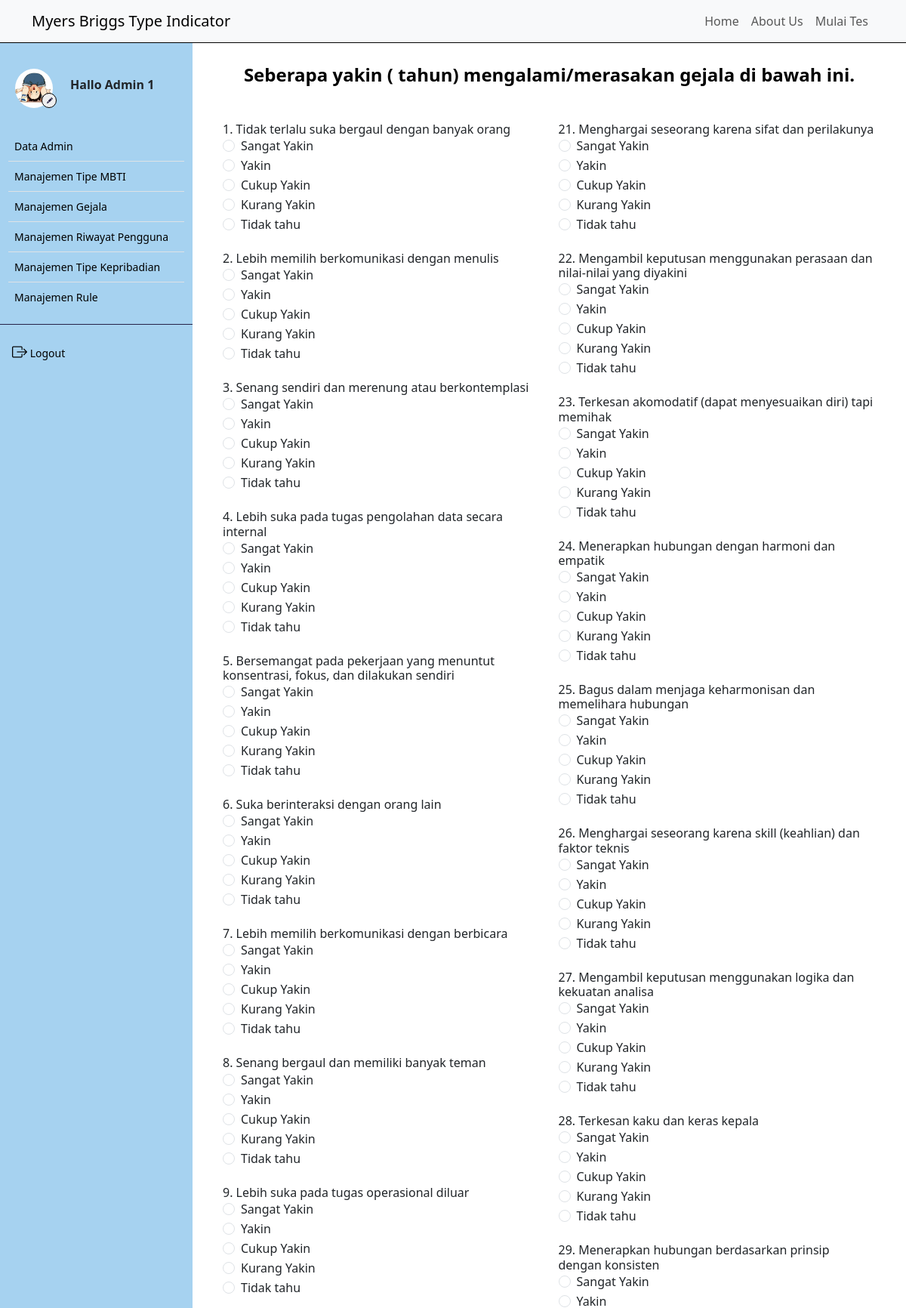
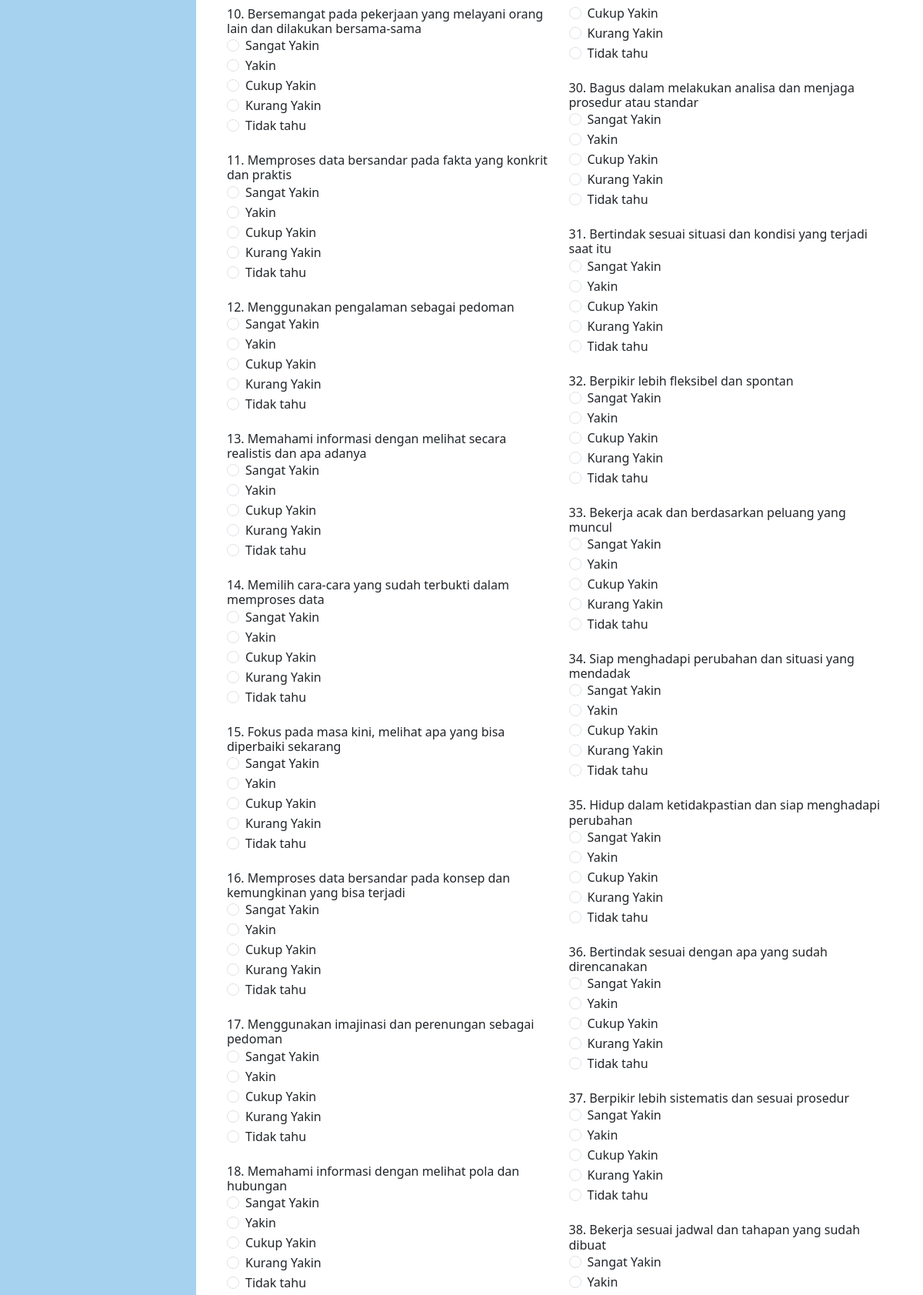
Page /tes.php (signed in, upper part) on the committed database (2 pictures, top to bottom).
### tables this page shows
CREATE TABLE `user` (
  `iduser` int(11) NOT NULL,
  `nama` varchar(50) NOT NULL,
  `username` varchar(50) NOT NULL,
  `password` varchar(100) NOT NULL,
  `email` varchar(50) NOT NULL,
  `foto` varchar(50) NOT NULL
);

CREATE TABLE `gejala` (
  `id_gejala` int(11) NOT NULL,
  `id_kepribadian` int(11) NOT NULL,
  `kode_gejala` varchar(20) NOT NULL,
  `gejala` text NOT NULL,
  `nilai_pakar` double NOT NULL
);

### controller/main.php (called while the page is built, shortened)
<?php
$conn = mysqli_connect("localhost", "root", "", "mbti");
function query($query)
{
    global $conn;
    $result = mysqli_query($conn, $query);
    $rows = [];
    while ($row = mysqli_fetch_assoc($result)) {
        $rows[] = $row;
    }
    return $rows;
}
function dekripsi($kata)
{
    $string = base64_decode($kata);
    $key = substr($string, 0, 44);
    $enkripsi = substr($string, 44);
    $hasil = openssl_decrypt($enkripsi, 'AES-256-CBC', $key, 0, substr($key, 0, 16));
    return $hasil;
}
function jumlah_data($data)
{
    global $conn;
    $query = mysqli_query($conn, $data);
    $jumlah_data = mysqli_num_rows($query);
    return $jumlah_data;
}
?>

### tes.php (the view, shortened to what this page needs)
<?php
    $jumlah_gejala = jumlah_data("SELECT * FROM gejala");
    $jumlah_gejala2 = ceil($jumlah_gejala / 2);
    $pertanyaan1 = query("SELECT * FROM gejala ORDER BY id_kepribadian ASC LIMIT $jumlah_gejala2 ");
    $pertanyaan2 = query("SELECT * FROM gejala ORDER BY id_kepribadian ASC LIMIT $jumlah_gejala2 OFFSET $jumlah_gejala2");
?>
<!DOCTYPE html>
<html lang="en">
<head>
    <link href="https://cdn.jsdelivr.net/npm/bootstrap@5.3.2/dist/css/bootstrap.min.css" rel="stylesheet"
 />
    <link rel="stylesheet" href="https://cdn.jsdelivr.net/npm/bootstrap-icons@1.9.1/font/bootstrap-icons.css" />
    <link rel="stylesheet" href="style.css">
</head>
<body>
    <div class="content">
        <?php
        require_once('navbar/navbar.php');
        ?>
        <div class="main-container m-0">
            <div class="d-flex">
                <?php
                    if (isset($_COOKIE['SPmbti'])) {
                        require_once('navbar/sidebar.php');
                    }
                ?>
                <div class="contents" style="margin: 75px 0; padding: 10px 40px;">
                    <form method="post" action="">
                        <h4 class="text-center fw-bold" style="color: black;">Seberapa yakin <?= $_POST['nama']; ?> (<?= $_POST['umur']; ?> tahun) mengalami/merasakan
                            gejala di bawah ini.</h4>
                        <div class="row mt-5">
                            <div class="col-6">
                                <?php
                                    $i = 1;
                                    foreach($pertanyaan1 as $p1) :
                                ?>
                                    <h6 class="m-0 fw-medium">
                                        <?= $i; ?>. <?= $p1['gejala']; ?>
                                    </h6>
                                    <div class="form-check">
                                        <input class="form-check-input" type="radio" value="1" id="<?= $p1['kode_gejala']; ?>_1" name="<?= $p1['kode_gejala']; ?>"
                                            required>
                                        <label class="form-check-label" for="<?= $p1['kode_gejala']; ?>_1">
                                            Sangat Yakin
                                        </label>
                                    </div>
                                    <div class="form-check">
                                        <input class="form-check-input" type="radio" value="0.8" id="<?= $p1['kode_gejala']; ?>_2" name="<?= $p1['kode_gejala']; ?>"
                                            required>
                                        <label class="form-check-label" for="<?= $p1['kode_gejala']; ?>_2">
                                            Yakin
                                        </label>
                                    </div>
                                    <div class="form-check">
                                        <input class="form-check-input" type="radio" value="0.6" id="<?= $p1['kode_gejala']; ?>_3" name="<?= $p1['kode_gejala']; ?>"
                                            required>
                                        <label class="form-check-label" for="<?= $p1['kode_gejala']; ?>_3">
                                            Cukup Yakin
                                        </label>
                                    </div>
                                    <div class="form-check">
                                        <input class="form-check-input" type="radio" value="0.4" id="<?= $p1['kode_gejala']; ?>_4" name="<?= $p1['kode_gejala']; ?>"
                                            required>
                                        <label class="form-check-label" for="<?= $p1['kode_gejala']; ?>_4">
                                            Kurang Yakin
                                        </label>
                                    </div>
                                    <div class="form-check mb-4">
                                        <input class="form-check-input" type="radio" value="0.2" id="<?= $p1['kode_gejala']; ?>_5" name="<?= $p1['kode_gejala']; ?>"
                                            required>
                                        <label class="form-check-label" for="<?= $p1['kode_gejala']; ?>_5">
                                            Tidak tahu
                                        </label>
                                    </div>
                                <?php
                                    $i++;
                                    endforeach;
                                ?>
                            </div>
                            <div class="col-6">
                            <?php
                                    foreach($pertanyaan2 as $p2) :
                                ?>
                                    <h6 class="m-0 fw-medium">
                                        <?= $i; ?>. <?= $p2['gejala']; ?>
                                    </h6>
                                    <div class="form-check">
                                        <input class="form-check-input" type="radio" value="1" id="<?= $p2['kode_gejala']; ?>_1" name="<?= $p2['kode_gejala']; ?>"
                                            required>
                                        <label class="form-check-label" for="<?= $p2['kode_gejala']; ?>_1">
                                            Sangat Yakin
                                        </label>
                                    </div>
                                    <div class="form-check">
                                        <input class="form-check-input" type="radio" value="0.8" id="<?= $p2['kode_gejala']; ?>_2" name="<?= $p2['kode_gejala']; ?>"
                                            required>
                                        <label class="form-check-label" for="<?= $p2['kode_gejala']; ?>_2">
                                            Yakin
                                        </label>
                                    </div>
                                    <div class="form-check">
                                        <input class="form-check-input" type="radio" value="0.6" id="<?= $p2['kode_gejala']; ?>_3" name="<?= $p2['kode_gejala']; ?>"
                                            required>
                                        <label class="form-check-label" for="<?= $p2['kode_gejala']; ?>_3">
                                            Cukup Yakin
                                        </label>
                                    </div>
                                    <div class="form-check">
                                        <input class="form-check-input" type="radio" value="0.4" id="<?= $p2['kode_gejala']; ?>_4" name="<?= $p2['kode_gejala']; ?>"
                                            required>
                                        <label class="form-check-label" for="<?= $p2['kode_gejala']; ?>_4">
                                            Kurang Yakin
                                        </label>
                                    </div>
                                    <div class="form-check mb-4">
                                        <input class="form-check-input" type="radio" value="0.2" id="<?= $p2['kode_gejala']; ?>_5" name="<?= $p2['kode_gejala']; ?>"
                                            required>
                                        <label class="form-check-label" for="<?= $p2['kode_gejala']; ?>_5">
                                            Tidak tahu
                                        </label>
                                    </div>
                                <?php
                                    $i++;
                                    endforeach;
                                ?>
                            </div>
                        </div>
                    </form>
                </div>
            </div>
</body>
</html>

### navbar/sidebar.php (shortened to what this page needs)
<?php
require_once 'controller/main.php';
$id_user = dekripsi($_COOKIE['SPmbti']);
$user = query("SELECT * FROM user WHERE iduser = $id_user")[0];
?>
<div class="sidebar" id="side_nav">
    <div class="content-side">
        <div class="profil pt-4">
            <div class="row d-flex align-items-center">
                <div class="col-sm-4 me-0">
                    <img src="image/<?= $user['foto']; ?>" class="rounded-circle" alt="profi">
                    <a href="profil">
                        <button class="rounded-circle"><i class="bi bi-pencil-fill"></i></button>
                    </a>
                </div>
                <div class="col-sm-8 m-0">
                    <h6 class="fw-bold">
                        Hallo
                        <?= $user['nama']; ?>
                    </h6>
                </div>
            </div>
        </div>
        <div class="">
            <ul class="list-group list-group-flush pt-4 fw-medium">
                <li class="list-group-item">
                    <a href="admin/data_admin.php" class="text-decoration-none d-block">
                        <span>Data Admin</span>
                    </a>
                </li>
                <li class="list-group-item">
                    <a href="tipe_mbti" class="text-decoration-none d-block">
                        <span>Manajemen Tipe MBTI</span>
                    </a>
                </li>
                <li class="list-group-item">
                    <a href="gejala" class="text-decoration-none d-block">
                        <span>Manajemen Gejala</span>
                    </a>
                </li>
                <li class="list-group-item">
                    <a href="riwayat" class="text-decoration-none d-block">
                        <span>Manajemen Riwayat Pengguna</span>
                    </a>
                </li>
                <li class="list-group-item">
                    <a href="tipe_kepribadian" class="text-decoration-none d-block">
                        <span>Manajemen Tipe Kepribadian</span>
                    </a>
                </li>
                <li class="list-group-item">
                    <a href="rule" class="text-decoration-none d-block">
                        <span>Manajemen Rule</span>
                    </a>
                </li>
            </ul>
        </div>
        <hr class="hr-color">
        <ul class="list-unstyled fw-medium pb-5">
            <li>
                <a href="logout.php" class="text-decoration-none d-block">
                    <i class="bi bi-box-arrow-right fs-5"></i>
                    <span>Logout</span>
                </a>
            </li>
        </ul>
    </div>
</div>

### style.css (style rules this page uses)
.content, .contents { min-height: 100vh; width: 100%; }
.sidebar { background: #7ebeeab0; min-width: 255px; max-width: 255px; transition: all ease-in 0.3s; min-height: 100vh; }
hr.hr-color { color: #272247; opacity: 1; }
.sidebar ul { padding: 0 11px; }
.sidebar li a { color: black; padding: 5px; font-size: 14px; margin-left: 0; }
.sidebar .list-group-item { padding: 4px 3px; }
.sidebar .list-group-item { background-color: transparent; }
.content-side { position: fixed; margin-top: 60px; width: 255px; }
.sidebar .profil img { width: 50px; height: 66px; margin-left:20px; padding: 7px 0; display: block; transition: all ease-in 0.3s; object-fit: cover; }
.sidebar .profil button { border: 1px solid black; position: absolute; margin-top: -27px; margin-left: 55px; width: 20px; height: 20px; }
.sidebar .profil button i { font-size: 8px; color: #272247; margin-top: -6px; margin-left: -3px; position: absolute; }

### rows in the picture
user: foto (picture), nama "Admin 1"
gejala: gejala "Tidak terlalu suka bergaul dengan banyak orang"
gejala: gejala "Lebih memilih berkomunikasi dengan menulis"
gejala: gejala "Senang sendiri dan merenung atau berkontemplasi"
gejala: gejala "Lebih suka pada tugas pengolahan data secara internal"
gejala: gejala "Bersemangat pada pekerjaan yang menuntut konsentrasi, fokus, dan dilakukan sendiri"
gejala: gejala "Suka berinteraksi dengan orang lain"
gejala: gejala "Lebih memilih berkomunikasi dengan berbicara"
gejala: gejala "Senang bergaul dan memiliki banyak teman"
gejala: gejala "Lebih suka pada tugas operasional diluar"
gejala: gejala "Bersemangat pada pekerjaan yang melayani orang lain dan dilakukan bersama-sama"
gejala: gejala "Memproses data bersandar pada fakta yang konkrit dan praktis"
gejala: gejala "Menggunakan pengalaman sebagai pedoman"
gejala: gejala "Memahami informasi dengan melihat secara realistis dan apa adanya"
gejala: gejala "Memilih cara-cara yang sudah terbukti dalam memproses data"
gejala: gejala "Fokus pada masa kini, melihat apa yang bisa diperbaiki sekarang"
gejala: gejala "Memproses data bersandar pada konsep dan kemungkinan yang bisa terjadi"
gejala: gejala "Menggunakan imajinasi dan perenungan sebagai pedoman"
gejala: gejala "Memahami informasi dengan melihat pola dan hubungan"
gejala: gejala "Menghargai seseorang karena sifat dan perilakunya"
gejala: gejala "Mengambil keputusan menggunakan perasaan dan nilai-nilai yang diyakini"
gejala: gejala "Terkesan akomodatif (dapat menyesuaikan diri) tapi memihak"
gejala: gejala "Menerapkan hubungan dengan harmoni dan empatik"
gejala: gejala "Bagus dalam menjaga keharmonisan dan memelihara hubungan"
gejala: gejala "Menghargai seseorang karena skill (keahlian) dan faktor teknis"
gejala: gejala "Mengambil keputusan menggunakan logika dan kekuatan analisa"
gejala: gejala "Terkesan kaku dan keras kepala"
gejala: gejala "Menerapkan hubungan berdasarkan prinsip dengan konsisten"
gejala: gejala "Bagus dalam melakukan analisa dan menjaga prosedur atau standar"
gejala: gejala "Bertindak sesuai situasi dan kondisi yang terjadi saat itu"
gejala: gejala "Berpikir lebih fleksibel dan spontan"
gejala: gejala "Bekerja acak dan berdasarkan peluang yang muncul"
gejala: gejala "Siap menghadapi perubahan dan situasi yang mendadak"
gejala: gejala "Hidup dalam ketidakpastian dan siap menghadapi perubahan"
gejala: gejala "Bertindak sesuai dengan apa yang sudah direncanakan"
gejala: gejala "Berpikir lebih sistematis dan sesuai prosedur"
gejala: gejala "Bekerja sesuai jadwal dan tahapan yang sudah dibuat"
